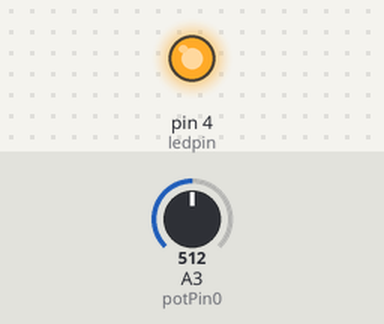
A sketch run on a simulated Arduino Uno, built with avr-gcc and run on an emulated ATmega328P. On the bench: output pins drawn as LEDs (lit = HIGH). The inputs (shaded band) are chosen by the test bench; at power-on: A3 (potPin0) = 512. The local clock reads 2024-03-15 10:24:30 at power-on unless the sketch sets it; storage starts empty; pins used as bus, display or sensor lines are not drawn.

Above: at 22.5 s.
At 57.6 s:
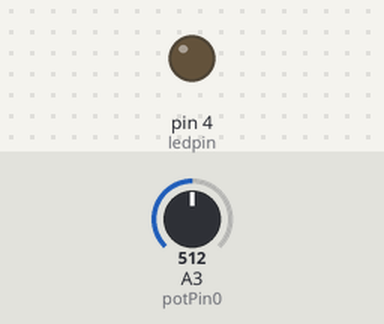
Timing chart, 0 to 59.1 s (numbered marks = the images above):
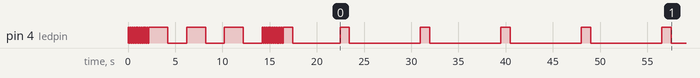

Measured:
- by itself, pin 4 (ledpin): HIGH → LOW at 0.10 s, → HIGH 0.10 s later, → LOW 0.10 s later, → HIGH 0.10 s later, … (61 changes in this stretch)

The sketch:

datalogger.ino
```cpp
#include <OneWire.h>
#include <DallasTemperature.h>
#include <SD.h>
#include <Wire.h>
#include <RTClib.h>
#include <avr/wdt.h>

//PINES DIGITALES
//*********MEDICION****************
// Define to which pin of the Arduino the 1-Wire bus is connected:
/////*******NOTA*******/////
/////*******NO se puede usar el pin digital 10 para el sensor DS18B20 con protocolo onw_wire, si es que se utiliza el bus SPI*******/////
/////*******En este caso el bus SPI es utilizado por la targeta de memoria*******/////
#define ONE_WIRE_BUS 0

// Create a new instance of the oneWire class to communicate with any OneWire device:
OneWire oneWire(ONE_WIRE_BUS);

// Pass the oneWire reference to DallasTemperature library:
DallasTemperature sensors(&oneWire);

#define NUM_SENSORS 18              // the number of DS18B20 sensors on the 1-Wire bus.

//*********COMUNICACIONES****************
File logFile; //archivo donde grabará el log

int ledpin = 4;       //Pin digital de comunicaciones

//*********CONTROL****************
RTC_DS3231 rtc; //control del tiempo

//Pines digitales a los cuales va conectado el multiplexor
const int muxS0 = 8;
const int muxS1 = 7;
const int muxS2 = 6;
const int muxS3 = 5;

//PINES ANALOGICOS
//*********MEDICION****************
int potPin0 = A3; // Selecciona la entrada para la termocupla K
//const int muxSIG = A3; // pin analogico de la entrada del multiplexor EQUIVALENTE A potPin0

//*********COMUNICACIONES****************
//PINES ANALOGICOS


//VARIABLES

const int numTermocuplas = 12; //cantidad de termocuplas conectadas al multiplexor, en total pueden ser 16

//inicializacion de los vectores de varialbes para las termocuplas
int average[numTermocuplas];
float v2[numTermocuplas];
float v3[numTermocuplas];

//medicion de la temperatura con termocupla tipo T
const float voltage = 4970; // El voltaje real en el punto 5Vcc de tu placa Arduino unidades de mV
const float bias = 0; // En grados centigrados (°C), para ajustar el cero.
//const float bias = 39.4; // En grados centigrados (°C), para ajustar el cero.

//Rational function curve fits of NIST ITS-90 thermocouple data are compared to polynomial fits.
//T (°C) a partir de V (mV)
//T = T0 + ((V-VO)*(p1+(V-VO)*(p2+(V-VO)*(p3+(V-VO)*p4)))) / (1+(V-VO)*(q1+(V-VO)*(q2+(V-VO)*q3)))
const float T0 = 1.3500000E+02;
const float V0 = 5.9588600E+00;
const float p1 = 2.0325591E+01;
const float p2 = 3.3013079E+00;
const float p3 = 1.2638462E-01;
const float p4 = -8.2883695E-04;
const float q1 =  1.7595577E-01;
const float q2 = 7.9740521E-03;
const float q3 = 0.0;
//Sensitivity (uV/°C)= 49,2

float temp[numTermocuplas]; //Declaramos la variable Temperatura, de las termocuplas
float temp2[NUM_SENSORS]; //Declaramos la variable Temperatura, de los sensores DS18B20

float deltaV[numTermocuplas];
float delta_T[numTermocuplas];

float tmedia; //Variable para calcular media
float tmedia2; //Variable para calcular media
int cnt; //temperatura media y contador

//Variables del multiplexor
int SetMuxChannel(byte channel)
{
   digitalWrite(muxS0, bitRead(channel, 0));
   digitalWrite(muxS1, bitRead(channel, 1));
   digitalWrite(muxS2, bitRead(channel, 2));
   digitalWrite(muxS3, bitRead(channel, 3));
}

//Direcciones de los sensores DS18B20
//DeviceAddress
const DeviceAddress sensor_address[NUM_SENSORS] = {
{0x28, 0x38, 0x6 , 0x39, 0x65, 0x20, 0x1, 0x1A},
{0x28, 0x96, 0xBF, 0x1B, 0x65, 0x20, 0x1, 0x9E},
{0x28, 0xB7, 0xAC, 0xFD, 0x64, 0x20, 0x1, 0xC6},
{0x28, 0xD7, 0x61, 0x7 , 0x65, 0x20, 0x1, 0xA},
{0x28, 0x72, 0xBE, 0x33, 0x65, 0x20, 0x1, 0xCA},
{0x28, 0x52, 0xC , 0xFD, 0x64, 0x20, 0x1, 0x37},
{0x28, 0x68, 0x3A, 0x2D, 0x65, 0x20, 0x1, 0xA7},
{0x28, 0x1B, 0xE9, 0x1C, 0x65, 0x20, 0x1, 0xB1},
{0x28, 0xD7, 0xD6, 0x23, 0x65, 0x20, 0x1, 0x6A},
{0x28, 0x56, 0x1A, 0x1B, 0x65, 0x20, 0x1, 0xE0},
{0x28, 0xA0, 0x43, 0x3E, 0x65, 0x20, 0x1, 0xB7},
{0x28, 0x16, 0x8A, 0x1A, 0x65, 0x20, 0x1, 0xAD},
{0x28, 0x33, 0xA8, 0xF8, 0x64, 0x20, 0x1, 0x6E},
{0x28, 0xB4, 0x26, 0x16, 0x65, 0x20, 0x1, 0x9F},
{0x28, 0xAB, 0x69, 0x3B, 0x65, 0x20, 0x1, 0x8B},
{0x28, 0x71, 0x4A, 0x2F, 0x65, 0x20, 0x1, 0x0},
{0x28, 0x20, 0x22, 0xFA, 0x64, 0x20, 0x1, 0x1D},
{0x28, 0x7B, 0x9B, 0x3 , 0x65, 0x20, 0x1, 0x3E},
};

//DeviceAddress
int offset[NUM_SENSORS] = {
//918,  616, 860, 559, 642, 709, 482, 417, 488, 595, 695, 704, 455, 167, 834, 629, 522, 458};
668, 426, 550, 559, 642, 549, 482, 417, 358, 595, 695, 704, 455, 167, 834, 629, 522, 458};


void setup(){
  wdt_disable();

   pinMode(ledpin, OUTPUT);    // sets the digital pin 4 as output

   pinMode(muxS0, OUTPUT);  //set de output digital pins for multiplexer
   pinMode(muxS1, OUTPUT);
   pinMode(muxS2, OUTPUT);
   pinMode(muxS3, OUTPUT);


  for (int i = 0; i <= 10; i++) {
  digitalWrite(ledpin, HIGH);   // turn the LED on (HIGH is the voltage level)
  delay(100);                       // wait for a second
  digitalWrite(ledpin, LOW);    // turn the LED off by making the voltage LOW
  delay(100);                       // wait for a second
  }


//inicializacion del modulo RTC de control del tiempo
  digitalWrite(ledpin, HIGH);   // turn the LED on (HIGH is the voltage level)
  rtc.begin();
  delay(2000);                       // wait for a second
  digitalWrite(ledpin, LOW);    // turn the LED off by making the voltage LOW
  delay(2000);                       // wait for a second

//inicializacion de los sensores de temperatur DS18B20
  digitalWrite(ledpin, HIGH);   // turn the LED on (HIGH is the voltage level)
  sensors.begin();
  delay(2000);                       // wait for a second
  digitalWrite(ledpin, LOW);    // turn the LED off by making the voltage LOW
  delay(2000);                       // wait for a second


 // Serial.begin(9600);

//inicializacion de las varialbes de las termocuplas
for (int j = 0; j < numTermocuplas; j++)
   {
average[j] = 0 ;
v2[j] = 0 ;
v3[j] = 0 ;
temp[j] = 0;
deltaV[j] = 0;
delta_T[j] = 0;
  }


//inicializacion de la tarjeta de memoria

  digitalWrite(ledpin, HIGH);   // turn the LED on (HIGH is the voltage level)
  delay(2000);                       // wait for a second
  digitalWrite(ledpin, LOW);    // turn the LED off by making the voltage LOW
  delay(2000);                       // wait for a second

  if (!SD.begin(9))
  {
  digitalWrite(ledpin, HIGH);   // turn the LED on (HIGH is the voltage level)
  delay(60000);                       // wait for one minute
  digitalWrite(ledpin, LOW);    // turn the LED off by making the voltage LOW
  return;
  }
  //parpadeo del led
  for (int i = 0; i <= 10; i++) {
  digitalWrite(ledpin, HIGH);   // turn the LED on (HIGH is the voltage level)
  delay(100);                       // wait for a second
  digitalWrite(ledpin, LOW);    // turn the LED off by making the voltage LOW
  delay(100);                       // wait for a second
  }

logFile = SD.open("datalog.dat", FILE_WRITE);
   if (logFile) {
    logFile.println("#reiniciando");
    logFile.close();

  digitalWrite(ledpin, HIGH);   // turn the LED on (HIGH is the voltage level)
  delay(1000);                       // wait for a second
  digitalWrite(ledpin, LOW);    // turn the LED off by making the voltage LOW

  }
  else {
    digitalWrite(ledpin, HIGH);   // turn the LED on (HIGH is the voltage level)
  delay(100);                       // wait for a second
  digitalWrite(ledpin, LOW);    // turn the LED off by making the voltage LOW
  }

  delay(4000);                       // wait for 4 second
    wdt_enable(WDTO_8S);
    }

void logValue(DateTime date)
{
   logFile.print(date.year(), DEC);
   logFile.print('/');
   logFile.print(date.month(), DEC);
   logFile.print('/');
   logFile.print(date.day(), DEC);
   logFile.print("\t");
   logFile.print(date.hour(), DEC);
   logFile.print(':');
   logFile.print(date.minute(), DEC);
   logFile.print(':');
   logFile.print(date.second(), DEC);
}

void loop(){
 wdt_reset();
///************ESCRITURA EN LA TARJETA DE MEMORIA************///
  delay(1000);
 // Abrir archivo y escribir valor
logFile = SD.open("datalog.dat", FILE_WRITE);
   if (logFile) {
      DateTime now = rtc.now();
      logValue(now);
      logFile.close();

  digitalWrite(ledpin, HIGH);   // turn the LED on (HIGH is the voltage level)
  delay(1000);                       // wait for a second
  digitalWrite(ledpin, LOW);    // turn the LED off by making the voltage LOW
}
  else {
    digitalWrite(ledpin, HIGH);   // turn the LED on (HIGH is the voltage level)
  delay(60000);                       // wait for one minute
  digitalWrite(ledpin, LOW);    // turn the LED off by making the voltage LOW
  }

//bucle para leer cada entrada del multiplexor -- en otras palabras, para leer cada una de las termocuplas
   for (byte i = 0; i < numTermocuplas; i++)
   {
      SetMuxChannel(i);
 //     byte muxValue = analogRead(muxSIG);
//      Serial.print(muxValue);
 //     Serial.print("\t");


delay(2000);  //para estabilizar la medicion
wdt_reset();
   //MEDICION Y CALCULO DE LA TEMPERATURA
   //Termocupla tipo T en arreglo de termocupla diferencial

   tmedia=0; //Inicializamos variable
   tmedia2=0;
   // medimos la temperatura 10 veces y la almacenamos en tmedia
    for ( cnt=0; cnt<20; cnt++){              //cnt==10000
        delay(250);
        tmedia = tmedia + analogRead(potPin0);
   }
    wdt_reset();


 // calculamos la media de las medidas
    tmedia = tmedia / cnt;

    average[i] = tmedia;


///************T TERMOCUPLA************///
   //Conversion de V a mV :)
    //float v2 = (voltage*float(tmedia))/1024.0f;    //e0
    v2[i] = (voltage*float(average[i]))/1024.0f;    //e0
    v3[i] = v2[i]/1205.2f ;     // v3 es el voltaje de la termocupla en milivoltios GANANCIA DEL AMPLIFICADOR DE INSTRUMENTACIÖN = 1205.2
                                     // conversion de volt a milovolt

//T = T0 + ((V-VO)*(p1+(V-VO)*(p2+(V-VO)*(p3+(V-VO)*p4)))) / (1+(V-VO)*(q1+(V-VO)*(q2+(V-VO)*q3)))
  deltaV[i] = v3[i] -V0;
  temp[i] = T0 + (deltaV[i]*(p1+deltaV[i]*(p2+deltaV[i]*(p3+deltaV[i]*p4)))) / (1+deltaV[i]*(q1+deltaV[i]*(q2+deltaV[i]*q3))) ;

  //ajuste de offset/bias de la termocupla
  //delta_T[i] = temp[i] - bias;
  if(i==11){
  delta_T[i] = temp[i];
  }
  else {
  delta_T[i] = temp[i] - delta_T[11]; //delta_T[11] corresponde a una termocupla diferencial que sus puntas estan unidas (isotérmicas)
  }


//**if (c > 10){
///************ESCRITURA EN LA TARJETA DE MEMORIA************///
  delay(500);
wdt_reset();
 // Abrir archivo y escribir valor
logFile = SD.open("datalog.dat", FILE_WRITE);
   if (logFile) {
 //     DateTime now = rtc.now();
//   logFile.print("\t");
//   logFile.print(temp2[i]);
   logFile.print("\t");
   logFile.print(delta_T[i]);
   logFile.close();

  digitalWrite(ledpin, HIGH);   // turn the LED on (HIGH is the voltage level)
  delay(1000);                       // wait for a second
  digitalWrite(ledpin, LOW);    // turn the LED off by making the voltage LOW
  }
  else {
    digitalWrite(ledpin, HIGH);   // turn the LED on (HIGH is the voltage level)
  delay(60000);                       // wait for a second
  digitalWrite(ledpin, LOW);    // turn the LED off by making the voltage LOW
  }

  //Serial.print(v2[i]);
  //Serial.print("\t");
  //Serial.print(v3[i]);
  //Serial.print("\t");
  //Serial.print(readIndex);
  //Serial.print("\t");
  //Serial.print(temp2[i]);
  //Serial.print("\t");
  //Serial.print(delta_T[i]);
  //Serial.print("\t");

//**delay(1000);

//**}
   }

     //parpadeo del led
  for (int i = 0; i <= 10; i++) {
  digitalWrite(ledpin, HIGH);   // turn the LED on (HIGH is the voltage level)
  delay(100);                       // wait for a second
  digitalWrite(ledpin, LOW);    // turn the LED off by making the voltage LOW
  delay(100);                       // wait for a second
  }

//**if (c > 10){


 // digitalWrite(ledpin, HIGH);   // turn the LED on (HIGH is the voltage level)
  delay(2000);
  wdt_reset();

// Send the command for all devices on the bus to perform a temperature conversion:
  sensors.requestTemperatures();

  for (int k = 0; k < NUM_SENSORS; k++) {
    delay(500);
   temp2[k] = sensors.getTempC(sensor_address[k]);
   temp2[k] = temp2[k] + (0.001* offset[k]);

///************ESCRITURA EN LA TARJETA DE MEMORIA************///
//*  delay(1000);
 // Abrir archivo y escribir valor
logFile = SD.open("datalog.dat", FILE_WRITE);
   if (logFile) {
 //     DateTime now = rtc.now();
   logFile.print("\t");
   logFile.print(temp2[k]);
   logFile.close();

  digitalWrite(ledpin, HIGH);   // turn the LED on (HIGH is the voltage level)
  delay(1000);                       // wait for a second
  digitalWrite(ledpin, LOW);    // turn the LED off by making the voltage LOW
 wdt_reset();
  }
  else {
    digitalWrite(ledpin, HIGH);   // turn the LED on (HIGH is the voltage level)
  delay(60000);                       // wait for a second
  digitalWrite(ledpin, LOW);    // turn the LED off by making the voltage LOW
 }
}
//**}

///************ESCRITURA EN LA TARJETA DE MEMORIA************///
  delay(1000);
 // Abrir archivo y escribir valor
logFile = SD.open("datalog.dat", FILE_WRITE);
   if (logFile) {
   logFile.println();
   logFile.close();

  digitalWrite(ledpin, HIGH);   // turn the LED on (HIGH is the voltage level)
  delay(1000);                       // wait for a second
  digitalWrite(ledpin, LOW);    // turn the LED off by making the voltage LOW

  }
  else {
    digitalWrite(ledpin, HIGH);   // turn the LED on (HIGH is the voltage level)
  delay(60000);                       // wait for a second
  digitalWrite(ledpin, LOW);    // turn the LED off by making the voltage LOW
  }

 //  Serial.println();

    //parpadeo del led
  for (int i = 0; i <= 20; i++) {
  digitalWrite(ledpin, HIGH);   // turn the LED on (HIGH is the voltage level)
  delay(100);                       // wait for a second
  digitalWrite(ledpin, LOW);    // turn the LED off by making the voltage LOW
  delay(100);                       // wait for a second
  }
}
```
